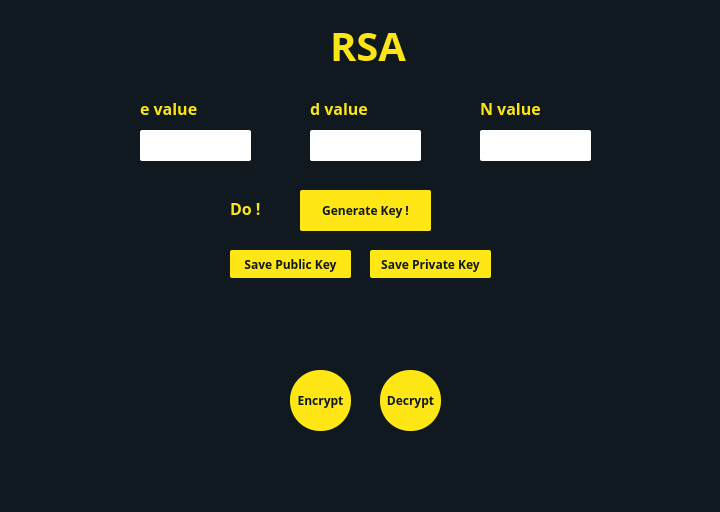
<?xml version="1.0" encoding="UTF-8"?>
<ui version="4.0">
 <class>Dialog</class>
 <widget class="QDialog" name="Dialog">
  <property name="geometry">
   <rect>
    <x>0</x>
    <y>0</y>
    <width>720</width>
    <height>512</height>
   </rect>
  </property>
  <property name="windowTitle">
   <string>Dialog</string>
  </property>
  <widget class="QWidget" name="widget" native="true">
   <property name="geometry">
    <rect>
     <x>0</x>
     <y>0</y>
     <width>720</width>
     <height>512</height>
    </rect>
   </property>
   <property name="styleSheet">
    <string notr="true">QWidget#widget{
background: #101920;}</string>
   </property>
   <widget class="QLabel" name="label">
    <property name="geometry">
     <rect>
      <x>330</x>
      <y>10</y>
      <width>81</width>
      <height>71</height>
     </rect>
    </property>
    <property name="styleSheet">
     <string notr="true">font-family: Open Sans;
font-style: normal;
font-weight: bold;
font-size: 40px;
color: #FCE417;</string>
    </property>
    <property name="text">
     <string>RSA</string>
    </property>
   </widget>
   <widget class="QLabel" name="label_6">
    <property name="geometry">
     <rect>
      <x>230</x>
      <y>200</y>
      <width>31</width>
      <height>16</height>
     </rect>
    </property>
    <property name="styleSheet">
     <string notr="true">font-family: Open Sans;
font-style: normal;
font-weight: bold;
font-size: 16px;
/* identical to box height */


color: #FCE417;
</string>
    </property>
    <property name="text">
     <string>Do !</string>
    </property>
   </widget>
   <widget class="QPushButton" name="decrypt">
    <property name="geometry">
     <rect>
      <x>380</x>
      <y>370</y>
      <width>61</width>
      <height>61</height>
     </rect>
    </property>
    <property name="styleSheet">
     <string notr="true">background: #FFE715;
border-radius: 30;
font-family: Open Sans;
font-style: normal;
font-weight: 600;
font-size: 12px;
line-height: 33px;

color: #101920;
</string>
    </property>
    <property name="text">
     <string>Decrypt</string>
    </property>
   </widget>
   <widget class="QLabel" name="label_8">
    <property name="geometry">
     <rect>
      <x>140</x>
      <y>130</y>
      <width>111</width>
      <height>31</height>
     </rect>
    </property>
    <property name="styleSheet">
     <string notr="true">background: #ffffff;
border-radius: 2px;</string>
    </property>
    <property name="text">
     <string/>
    </property>
   </widget>
   <widget class="QPushButton" name="savePub">
    <property name="geometry">
     <rect>
      <x>230</x>
      <y>250</y>
      <width>121</width>
      <height>28</height>
     </rect>
    </property>
    <property name="styleSheet">
     <string notr="true">background: #FFE715;
border-radius: 2px;
font-family: Open Sans;
font-style: normal;
font-weight: 600;
font-size: 12px;
color: #101920;</string>
    </property>
    <property name="text">
     <string>Save Public Key</string>
    </property>
   </widget>
   <widget class="QPushButton" name="genKey">
    <property name="geometry">
     <rect>
      <x>300</x>
      <y>190</y>
      <width>131</width>
      <height>41</height>
     </rect>
    </property>
    <property name="styleSheet">
     <string notr="true">background: #FFE715;
border-radius: 2px;
font-family: Open Sans;
font-style: normal;
font-weight: 600;
font-size: 12px;
color: #101920;</string>
    </property>
    <property name="text">
     <string>Generate Key !</string>
    </property>
   </widget>
   <widget class="QPushButton" name="encrypt_2">
    <property name="geometry">
     <rect>
      <x>290</x>
      <y>370</y>
      <width>61</width>
      <height>61</height>
     </rect>
    </property>
    <property name="styleSheet">
     <string notr="true">background: #FFE715;
border-radius: 30;
font-family: Open Sans;
font-style: normal;
font-weight: 600;
font-size: 12px;
line-height: 33px;

color: #101920;
</string>
    </property>
    <property name="text">
     <string>Encrypt</string>
    </property>
   </widget>
   <widget class="QLabel" name="label_9">
    <property name="geometry">
     <rect>
      <x>310</x>
      <y>130</y>
      <width>111</width>
      <height>31</height>
     </rect>
    </property>
    <property name="styleSheet">
     <string notr="true">background: #ffffff;
border-radius: 2px;</string>
    </property>
    <property name="text">
     <string/>
    </property>
   </widget>
   <widget class="QLabel" name="label_7">
    <property name="geometry">
     <rect>
      <x>140</x>
      <y>100</y>
      <width>71</width>
      <height>16</height>
     </rect>
    </property>
    <property name="styleSheet">
     <string notr="true">font-family: Open Sans;
font-style: normal;
font-weight: bold;
font-size: 16px;
/* identical to box height */


color: #FCE417;
</string>
    </property>
    <property name="text">
     <string>e value</string>
    </property>
   </widget>
   <widget class="QLabel" name="label_10">
    <property name="geometry">
     <rect>
      <x>310</x>
      <y>100</y>
      <width>71</width>
      <height>16</height>
     </rect>
    </property>
    <property name="styleSheet">
     <string notr="true">font-family: Open Sans;
font-style: normal;
font-weight: bold;
font-size: 16px;
/* identical to box height */


color: #FCE417;
</string>
    </property>
    <property name="text">
     <string>d value</string>
    </property>
   </widget>
   <widget class="QLabel" name="label_11">
    <property name="geometry">
     <rect>
      <x>480</x>
      <y>100</y>
      <width>71</width>
      <height>16</height>
     </rect>
    </property>
    <property name="styleSheet">
     <string notr="true">font-family: Open Sans;
font-style: normal;
font-weight: bold;
font-size: 16px;
/* identical to box height */


color: #FCE417;
</string>
    </property>
    <property name="text">
     <string>N value</string>
    </property>
   </widget>
   <widget class="QLabel" name="label_12">
    <property name="geometry">
     <rect>
      <x>480</x>
      <y>130</y>
      <width>111</width>
      <height>31</height>
     </rect>
    </property>
    <property name="styleSheet">
     <string notr="true">background: #ffffff;
border-radius: 2px;</string>
    </property>
    <property name="text">
     <string/>
    </property>
   </widget>
   <widget class="QPushButton" name="savePri">
    <property name="geometry">
     <rect>
      <x>370</x>
      <y>250</y>
      <width>121</width>
      <height>28</height>
     </rect>
    </property>
    <property name="styleSheet">
     <string notr="true">background: #FFE715;
border-radius: 2px;
font-family: Open Sans;
font-style: normal;
font-weight: 600;
font-size: 12px;
color: #101920;</string>
    </property>
    <property name="text">
     <string>Save Private Key</string>
    </property>
   </widget>
  </widget>
 </widget>
 <resources/>
 <connections/>
</ui>
